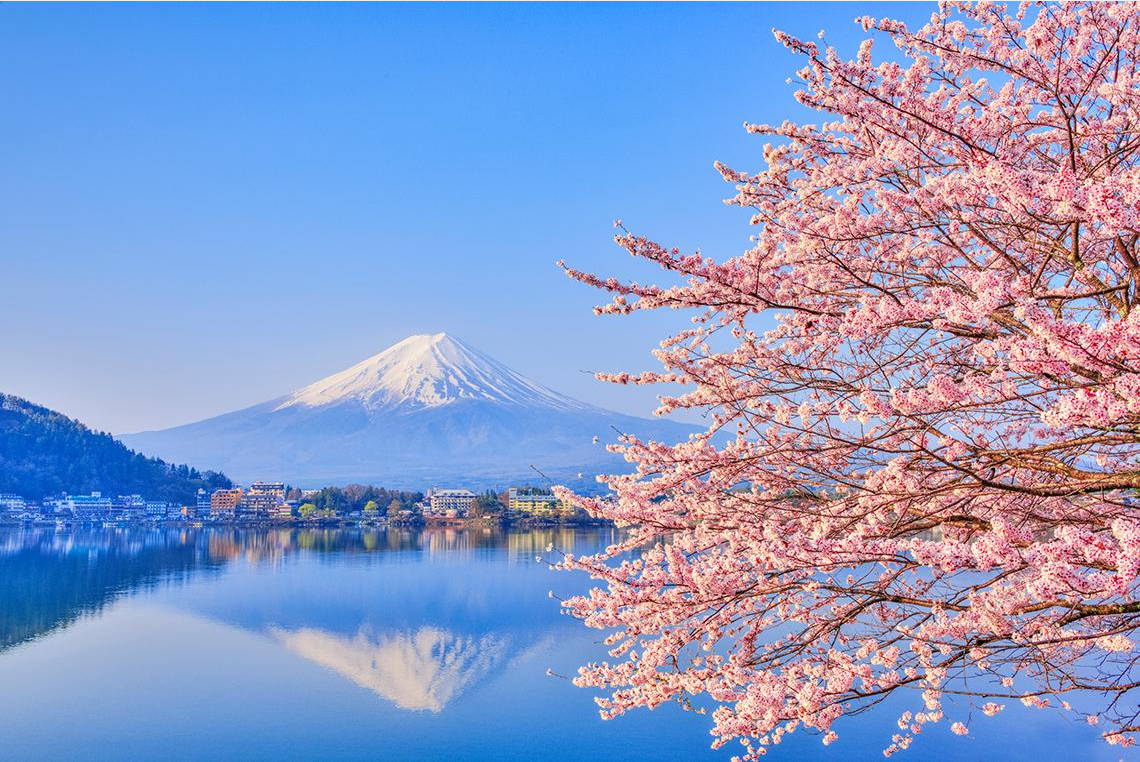
#> input picture input.jpeg, 1140 x 762 px
$ python praktikum6.py
#> lines starting #> are read from the running program, lines starting #| are printed output that depends on the picture

import os
import csv
import numpy as np
import matplotlib.pyplot as plt
from PIL import Image
from skimage.metrics import peak_signal_noise_ratio, structural_similarity

os.makedirs("Hasil", exist_ok=True)

gambar_asli = Image.open("input.jpeg").convert("RGB")

for kualitas in [10, 50, 90]:
    gambar_asli.save(
        f"Hasil/jpeg_{kualitas}.jpeg",
        "JPEG",
        quality=kualitas
    )

    gambar_asli.save(
        f"Hasil/webp_{kualitas}.webp",
        "WEBP",
        quality=kualitas
    )

print("Enam gambar kompresi berhasil dibuat.")

gambar_asli = np.array(gambar_asli)

def hitung_mse(asli, kompresi):
    selisih = asli.astype(float) - kompresi.astype(float)
    return np.mean(selisih ** 2)

def hitung_psnr_manual(mse):
    if mse == 0:
        return float("inf")
    return 10 * np.log10((255 ** 2) / mse)

daftar_gambar = [
    f"Hasil/jpeg_{kualitas}.jpeg"
    for kualitas in [10, 50, 90]
] + [
    f"Hasil/webp_{kualitas}.webp"
    for kualitas in [10, 50, 90]
]

hasil = []

for nama_file in daftar_gambar:
    gambar_kompresi = np.array(
        Image.open(nama_file).convert("RGB")
    )
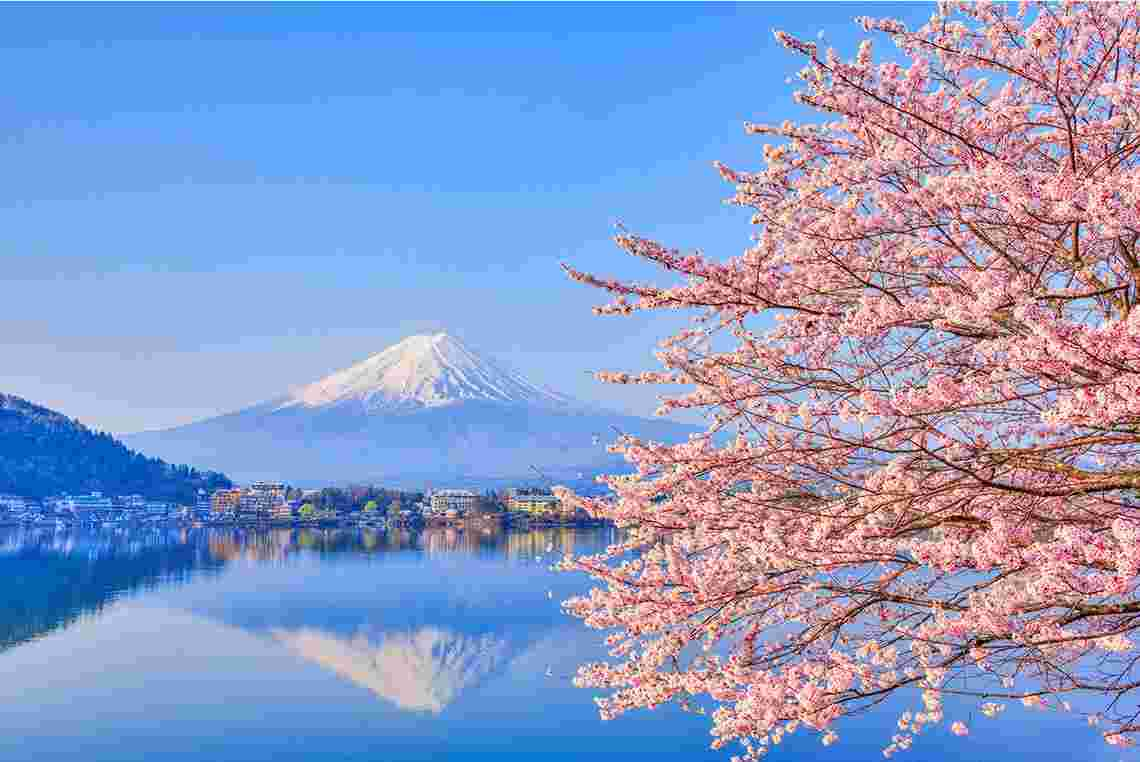
#> gambar_kompresi: shape (762, 1140, 3); mean R, G, B 137.7, 154.7, 199.4

    mse = hitung_mse(gambar_asli, gambar_kompresi)
#> in hitung_mse, `selisih = asli.astype(float) - kompresi.astype(float)`:
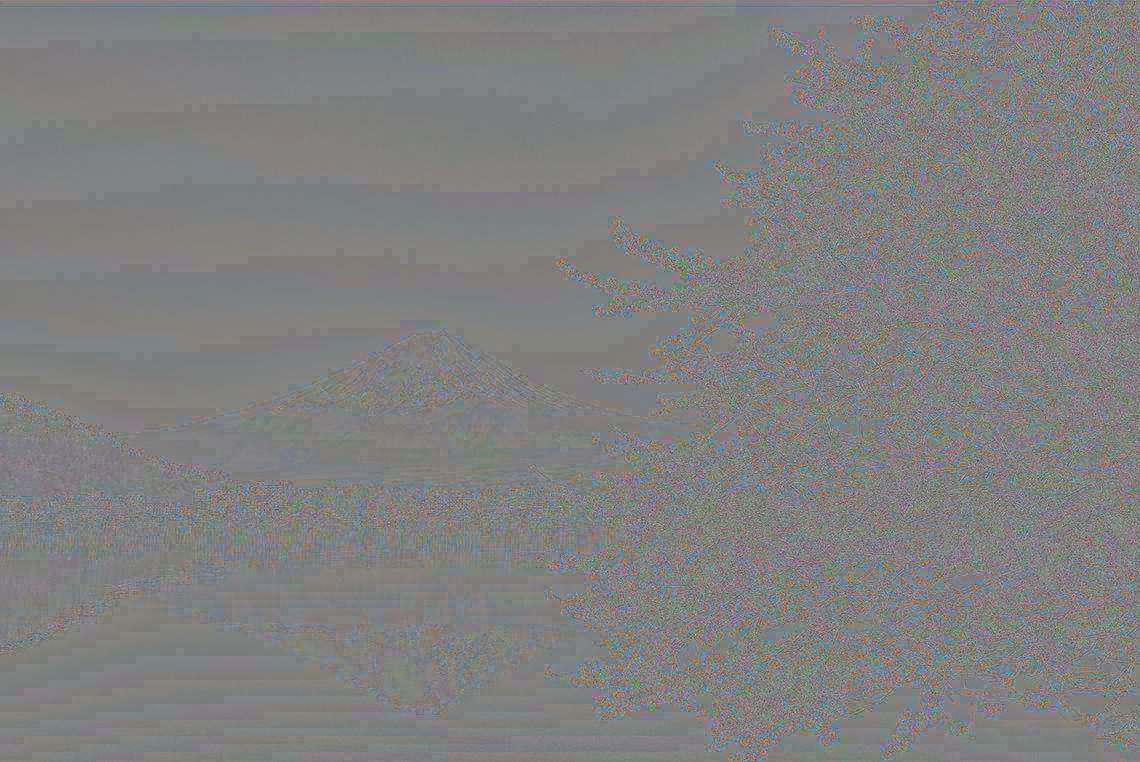
#> selisih: shape (762, 1140, 3) float64; mean R, G, B 0.3, 0, 0.2; drawn with min black and max white
#> mse = 381.7
    psnr_manual = hitung_psnr_manual(mse)
#> psnr_manual = 22.31

    psnr_skimage = peak_signal_noise_ratio(
        gambar_asli,
        gambar_kompresi,
        data_range=255
    )
#> psnr_skimage = 22.31

    ssim = structural_similarity(
        gambar_asli,
        gambar_kompresi,
        channel_axis=2,
        data_range=255
    )
#> ssim = 0.789

    ukuran = os.path.getsize(nama_file) / 1024

    hasil.append({
        "nama": nama_file,
        "format": "JPEG" if "jpeg" in nama_file else "WebP",
        "kualitas": int(nama_file.split("_")[1].split(".")[0]),
        "mse": mse,
        "psnr_manual": psnr_manual,
        "psnr": psnr_skimage,
        "ssim": ssim,
        "ukuran": ukuran
    })

print("\nTABEL HASIL PENGUJIAN")
print("-" * 105)
print(
    f"{'Format':<8} {'Kualitas':<10} {'MSE':<12} "
    f"{'PSNR Manual':<14} {'PSNR Skimage':<14} "
    f"{'SSIM':<10} {'Ukuran KB':<12}"
)
print("-" * 105)

for d in hasil:
    print(
        f"{d['format']:<8} "
        f"{d['kualitas']:<10} "
        f"{d['mse']:<12.4f} "
        f"{d['psnr_manual']:<14.4f} "
        f"{d['psnr']:<14.4f} "
        f"{d['ssim']:<10.4f} "
        f"{d['ukuran']:<12.2f}"
    )
#> this loop made 6 passes
#| JPEG     10         381.6675     22.3140        22.3140        0.7893     46.33
#| JPEG     50         118.8090     27.3823        27.3823        0.9232     130.07
#| JPEG     90         18.4688      35.4664        35.4664        0.9843     293.62
#| WebP     10         230.8666     24.4972        24.4972        0.8691     54.90
#| WebP     50         63.4042      30.1096        30.1096        0.9485     124.94
#| WebP     90         16.2063      36.0340        36.0340        0.9824     262.13

print("-" * 105)

with open("Hasil/hasil_pengujian.csv", "w", newline="") as file:
    kolom = [
        "Format", "Kualitas", "MSE", "PSNR Manual",
        "PSNR Skimage", "SSIM", "Ukuran (KB)"
    ]

    writer = csv.DictWriter(file, fieldnames=kolom)
    writer.writeheader()

    for d in hasil:
        writer.writerow({
            "Format": d["format"],
            "Kualitas": d["kualitas"],
            "MSE": round(d["mse"], 4),
            "PSNR Manual": round(d["psnr_manual"], 4),
            "PSNR Skimage": round(d["psnr"], 4),
            "SSIM": round(d["ssim"], 4),
            "Ukuran (KB)": round(d["ukuran"], 2)
        })

with open("Hasil/hasil_pengujian.txt", "w") as file:
    file.write("TABEL HASIL PENGUJIAN PSNR DAN SSIM\n\n")
    file.write(
        f"{'Format':<8} {'Kualitas':<10} {'MSE':<12} "
        f"{'PSNR Manual':<14} {'PSNR Skimage':<14} "
        f"{'SSIM':<10} {'Ukuran KB':<12}\n"
    )

    for d in hasil:
        file.write(
            f"{d['format']:<8} "
            f"{d['kualitas']:<10} "
            f"{d['mse']:<12.4f} "
            f"{d['psnr_manual']:<14.4f} "
            f"{d['psnr']:<14.4f} "
            f"{d['ssim']:<10.4f} "
            f"{d['ukuran']:<12.2f}\n"
        )

jpeg = [d for d in hasil if d["format"] == "JPEG"]
#> jpeg = 3 items
webp = [d for d in hasil if d["format"] == "WebP"]
#> webp = 3 items

plt.figure(figsize=(8, 5))

plt.plot(
    [d["ukuran"] for d in jpeg],
    [d["psnr"] for d in jpeg],
    marker="o",
    label="JPEG"
)

plt.plot(
    [d["ukuran"] for d in webp],
    [d["psnr"] for d in webp],
    marker="s",
    label="WebP"
)

plt.xlabel("Ukuran File (KB)")
plt.ylabel("PSNR (dB)")
plt.title("Perbandingan PSNR JPEG dan WebP")
plt.legend()
plt.grid(True)
plt.savefig("Hasil/grafik_psnr.png")
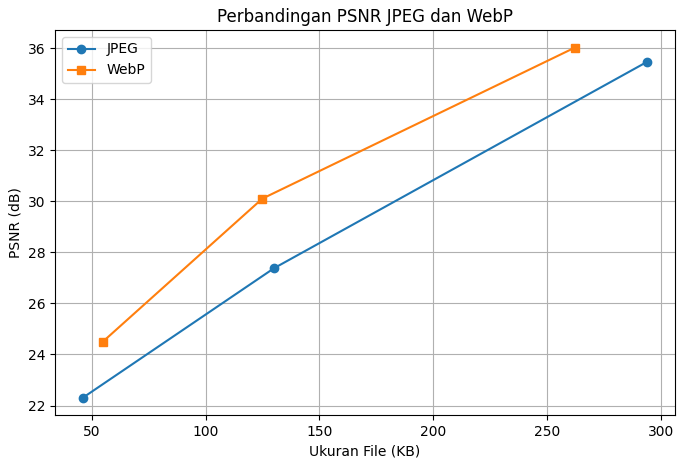
#> figure drawn by matplotlib, 1 panel
plt.show()

plt.figure(figsize=(8, 5))

plt.plot(
    [d["ukuran"] for d in jpeg],
    [d["ssim"] for d in jpeg],
    marker="o",
    label="JPEG"
)

plt.plot(
    [d["ukuran"] for d in webp],
    [d["ssim"] for d in webp],
    marker="s",
    label="WebP"
)

plt.xlabel("Ukuran File (KB)")
plt.ylabel("SSIM")
plt.title("Perbandingan SSIM JPEG dan WebP")
plt.legend()
plt.grid(True)
plt.savefig("Hasil/grafik_ssim.png")
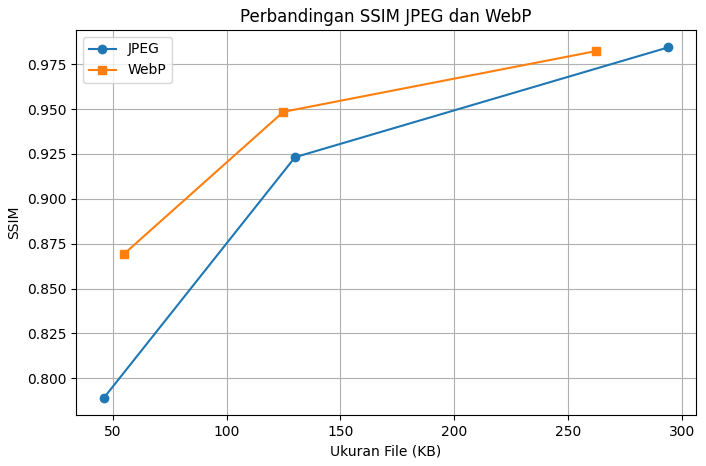
#> figure drawn by matplotlib, 1 panel
plt.show()

print("\nSemua hasil berhasil disimpan di folder Hasil!")
